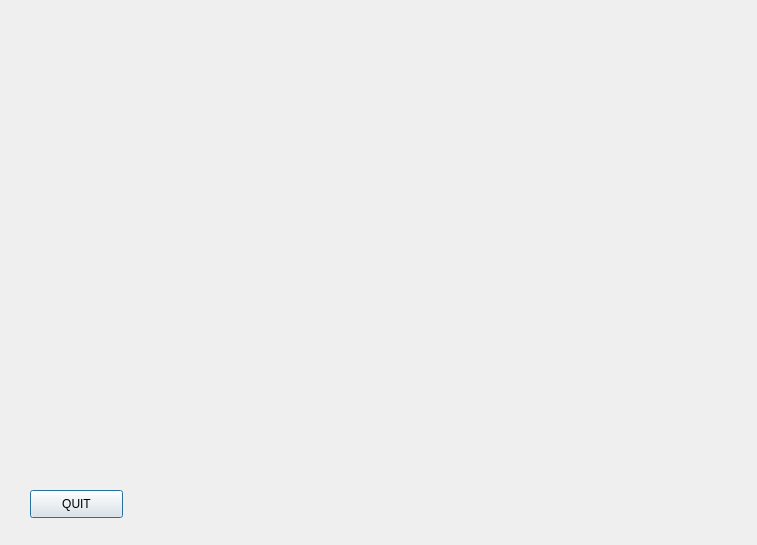
<?xml version="1.0" encoding="UTF-8"?>
<ui version="4.0">
 <class>op1win2</class>
 <widget class="QDialog" name="op1win2">
  <property name="geometry">
   <rect>
    <x>0</x>
    <y>0</y>
    <width>757</width>
    <height>545</height>
   </rect>
  </property>
  <property name="windowTitle">
   <string>Dialog</string>
  </property>
  <widget class="GLWidget" name="widget" native="true">
   <property name="geometry">
    <rect>
     <x>179</x>
     <y>29</y>
     <width>561</width>
     <height>501</height>
    </rect>
   </property>
  </widget>
  <widget class="QPushButton" name="pushButton">
   <property name="geometry">
    <rect>
     <x>30</x>
     <y>490</y>
     <width>93</width>
     <height>28</height>
    </rect>
   </property>
   <property name="text">
    <string>QUIT</string>
   </property>
  </widget>
 </widget>
 <customwidgets>
  <customwidget>
   <class>GLWidget</class>
   <extends>QWidget</extends>
   <header>glwidget.h</header>
   <container>1</container>
  </customwidget>
 </customwidgets>
 <resources/>
 <connections/>
</ui>
